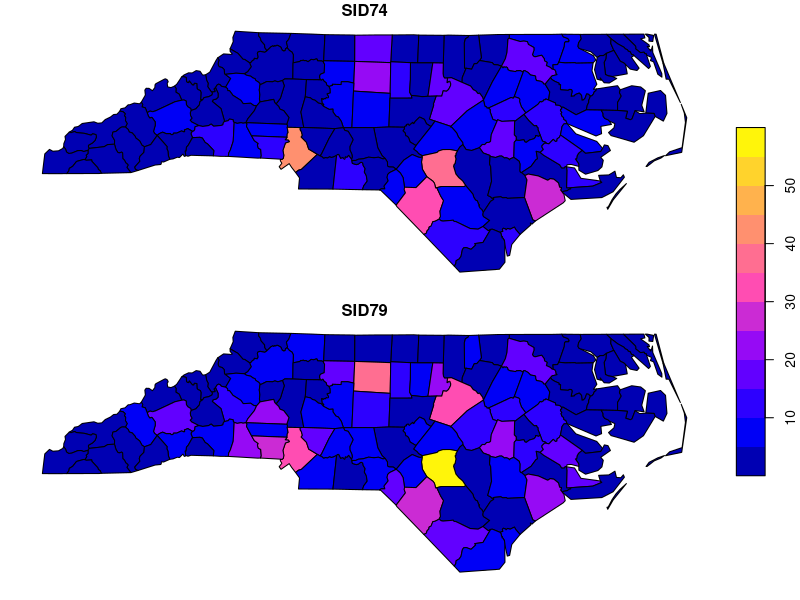
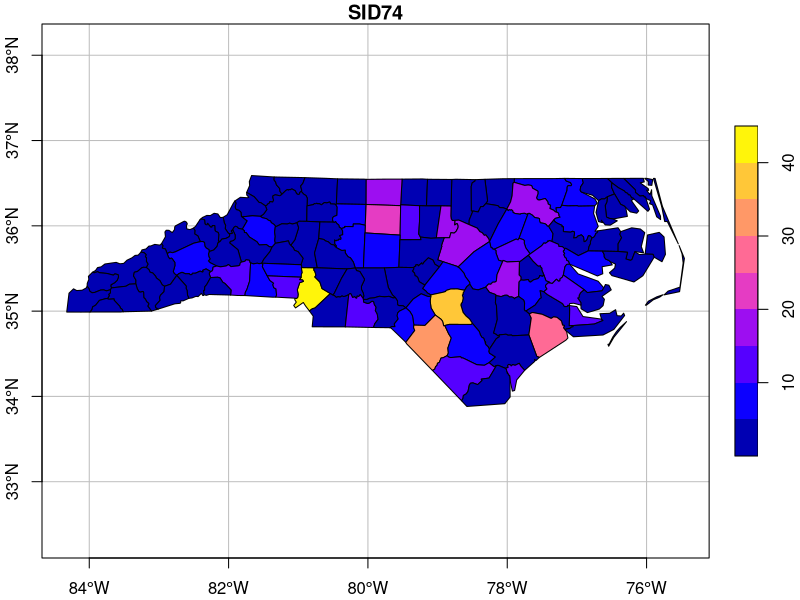

The R source for these figures, in order: (Note: this script raises an error after producing the figures.)
## ----setup, include=FALSE------------------------------------------------
knitr::opts_chunk$set(echo = FALSE)
library(sf)
library(tidyverse)
nc = read_sf(system.file("gpkg/nc.gpkg", package="sf"))
pts = st_centroid(st_geometry(nc))
xy = st_coordinates(st_centroid(nc$geom))


## ---- results='asis'-----------------------------------------------------
cols = c(3,5,9:14)
knitr::kable(as.data.frame(nc)[1:7,cols])


## ---- results='asis'-----------------------------------------------------
cols = c(3,5,9:10,16:17)
# xy = st_coordinates((nc$geom))
nc$longitude = xy[,1]
nc$latitude = xy[,2]
knitr::kable(as.data.frame(nc)[1:7,cols])


## ---- results='asis'-----------------------------------------------------
cols = c(3,5,9:14)
nc$geometry = format(pts)
cols = c(3,5,9:10,ncol(nc))
knitr::kable(as.data.frame(nc)[1:7,cols])


## ---- results='asis'-----------------------------------------------------
cols = c(3,5,9:14)
nc$geometry = format(nc$geom, width = 50)
cols = c(3,5,9:10,ncol(nc))
knitr::kable(as.data.frame(nc)[1:7,cols])


## ------------------------------------------------------------------------
plot(nc[c("SID74", "SID79")], key.pos = 4)
st_crs(nc)


## ----fig.height=4--------------------------------------------------------
plot(nc[c("SID74")], key.pos = 4, axes = TRUE, graticule = TRUE)
knitr::include_graphics('xkcd.png')


## ---- echo=TRUE----------------------------------------------------------
pts = st_centroid(st_geometry(nc))
st_crs(pts)
pts[[1]]
st_transform(pts[1], "+proj=longlat +datum=WGS84")[[1]]


## ----fig.height=3--------------------------------------------------------
library(rnaturalearth)
w = ne_countries(returnclass = "sf")
par(mar=c(3.1,3.1,0.1,0.1))
plot(st_geometry(w), add = FALSE, border = 'orange', axes = TRUE, xlim = c(-180,180))
g = st_make_grid() # global 10-degree grid
plot(g, add = TRUE)
plot(g[c(1,36)], col = c('red', 'green'), add = TRUE)

## ----echo=TRUE-----------------------------------------------------------
g[c(1,36)] %>% st_touches()


## ----fig.height=3--------------------------------------------------------
g = st_make_grid()[1:108]
g1 = st_transform(g, 3031)
par(mar=rep(0,4))
plot(g1)
plot(g1[c(1,36)], col = c('red', 'green'), add = TRUE)
plot(st_transform(w[7,1], 3031), add = TRUE, col = NA, border = 'orange')

## ----echo=TRUE-----------------------------------------------------------
g[c(1,36)] %>% st_transform(3031) %>% st_touches()
g[c(1,36)] %>% st_transform(3031) %>% st_set_precision(units::set_units(1, mm)) %>% st_touches()


## ----fig.height=4,fig.width=11-------------------------------------------
par(mfrow = c(1,2))
g = st_make_grid()
plot(g, axes = TRUE, main = 'equirectangular')
plot(g[c(1,36)], col = c('red', 'green'), add = TRUE)
plot(g1, main = 'polar stereographic')
plot(g1[c(1,36)], col = c('red', 'green'), add = TRUE)


## ------------------------------------------------------------------------
g[c(1,36)] %>% st_transform(3031) %>% st_set_precision(units::set_units(1, mm)) %>% lwgeom::st_make_valid() #`[[`(1) #st_is_valid()


## ------------------------------------------------------------------------
g[[1]]


## ----fig.height = 3, fig.width=11----------------------------------------
g0 = g[1]
p1 = g0 %>% st_set_crs(NA) %>% st_segmentize(0.5)
p2 = g0 %>% st_segmentize(units::set_units(10, km))
par(mfrow = c(1, 2))
plot(p2, axes = TRUE, ylim = c(-80.4,-80), border = 'green', main = 'equirectilinear')
plot(p1, add = TRUE, border = 'red')
p2 %>% st_transform(3031) %>% plot(axes = TRUE, border = 'green', ylim = c(-1.13e6,-1.05e6), main = 'polar stereographic')
st_crs(p1) = 4326
p1 %>% st_transform(3031) %>% plot(add = TRUE, border = 'red')

## ---- echo=TRUE----------------------------------------------------------
st_area(p1) %>% units::set_units(km^2) # segmentized along parallel
st_area(p2) %>% units::set_units(km^2) # segmentized along great circle

## ------------------------------------------------------------------------
a1 = st_area(p1) %>% units::set_units(km^2) # segmentized along parallel
a2 = st_area(p2) %>% units::set_units(km^2) # segmentized along great circle
d = (a1/a2) %>% units::set_units('%')
d - units::set_units(100, "%")
